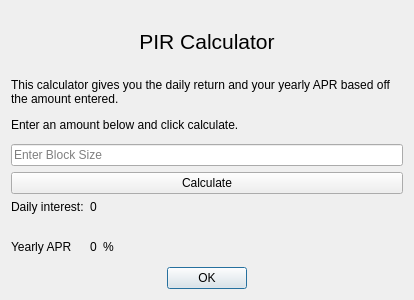
<?xml version="1.0" encoding="UTF-8"?>
<ui version="4.0">
 <class>calcDialog</class>
 <widget class="QDialog" name="calcDialog">
  <property name="geometry">
   <rect>
    <x>0</x>
    <y>0</y>
    <width>414</width>
    <height>300</height>
   </rect>
  </property>
  <property name="windowTitle">
   <string>PIR Calculator</string>
  </property>
  <property name="modal">
   <bool>true</bool>
  </property>
  <layout class="QGridLayout" name="gridLayout_5">
   <item row="3" column="0">
    <layout class="QGridLayout" name="gridLayout_4">
     <item row="0" column="0">
      <layout class="QGridLayout" name="gridLayout_2">
       <item row="1" column="0">
        <widget class="QLabel" name="label_3">
         <property name="text">
          <string>&lt;html&gt;&lt;head/&gt;&lt;body&gt;&lt;p&gt;&lt;span&gt;Yearly APR&lt;/span&gt;&lt;/p&gt;&lt;/body&gt;&lt;/html&gt;</string>
         </property>
        </widget>
       </item>
       <item row="0" column="0">
        <widget class="QLabel" name="dayLabel">
         <property name="lineWidth">
          <number>1</number>
         </property>
         <property name="text">
          <string>&lt;html&gt;&lt;head/&gt;&lt;body&gt;&lt;p&gt;&lt;span&gt;Daily interest:&lt;/span&gt;&lt;/p&gt;&lt;/body&gt;&lt;/html&gt;</string>
         </property>
         <property name="textFormat">
          <enum>Qt::AutoText</enum>
         </property>
         <property name="alignment">
          <set>Qt::AlignLeading|Qt::AlignLeft|Qt::AlignTop</set>
         </property>
         <property name="wordWrap">
          <bool>true</bool>
         </property>
        </widget>
       </item>
      </layout>
     </item>
     <item row="0" column="1">
      <layout class="QGridLayout" name="gridLayout_3">
       <item row="0" column="0">
        <widget class="QLabel" name="dayResult">
         <property name="lineWidth">
          <number>1</number>
         </property>
         <property name="text">
          <string>&lt;html&gt;&lt;head/&gt;&lt;body&gt;&lt;p&gt;&lt;span&gt;0&lt;/span&gt;&lt;/p&gt;&lt;/body&gt;&lt;/html&gt;</string>
         </property>
         <property name="alignment">
          <set>Qt::AlignLeading|Qt::AlignLeft|Qt::AlignTop</set>
         </property>
         <property name="wordWrap">
          <bool>true</bool>
         </property>
        </widget>
       </item>
       <item row="1" column="0">
        <widget class="QLabel" name="yearlyAPR">
         <property name="text">
          <string>&lt;html&gt;&lt;head/&gt;&lt;body&gt;&lt;p&gt;&lt;span&gt;0&lt;/span&gt;&lt;/p&gt;&lt;/body&gt;&lt;/html&gt;</string>
         </property>
        </widget>
       </item>
       <item row="1" column="1">
        <widget class="QLabel" name="label_5">
         <property name="text">
          <string>&lt;html&gt;&lt;head/&gt;&lt;body&gt;&lt;p&gt;&lt;span&gt;%&lt;/span&gt;&lt;/p&gt;&lt;/body&gt;&lt;/html&gt;</string>
         </property>
        </widget>
       </item>
      </layout>
     </item>
     <item row="0" column="2">
      <spacer name="horizontalSpacer">
       <property name="orientation">
        <enum>Qt::Horizontal</enum>
       </property>
       <property name="sizeHint" stdset="0">
        <size>
         <width>40</width>
         <height>20</height>
        </size>
       </property>
      </spacer>
     </item>
    </layout>
   </item>
   <item row="2" column="0">
    <layout class="QGridLayout" name="gridLayout">
     <item row="0" column="0">
      <widget class="QLineEdit" name="blockSizeEdit">
       <property name="placeholderText">
        <string>Enter Block Size</string>
       </property>
      </widget>
     </item>
     <item row="1" column="0">
      <widget class="QPushButton" name="pushButton">
       <property name="focusPolicy">
        <enum>Qt::ClickFocus</enum>
       </property>
       <property name="contextMenuPolicy">
        <enum>Qt::DefaultContextMenu</enum>
       </property>
       <property name="text">
        <string>Calculate</string>
       </property>
      </widget>
     </item>
    </layout>
   </item>
   <item row="1" column="0">
    <widget class="QLabel" name="label_2">
     <property name="lineWidth">
      <number>1</number>
     </property>
     <property name="text">
      <string>&lt;html&gt;&lt;head/&gt;&lt;body&gt;&lt;p&gt;&lt;span&gt;This calculator gives you the daily return and your yearly APR based off the amount entered.&lt;/span&gt;&lt;/p&gt;&lt;p&gt;&lt;span&gt;Enter an amount below and click calculate.&lt;/span&gt;&lt;/p&gt;&lt;/body&gt;&lt;/html&gt;</string>
     </property>
     <property name="alignment">
      <set>Qt::AlignLeading|Qt::AlignLeft|Qt::AlignTop</set>
     </property>
     <property name="wordWrap">
      <bool>true</bool>
     </property>
    </widget>
   </item>
   <item row="4" column="0">
    <widget class="QDialogButtonBox" name="buttonBox">
     <property name="focusPolicy">
      <enum>Qt::NoFocus</enum>
     </property>
     <property name="orientation">
      <enum>Qt::Horizontal</enum>
     </property>
     <property name="standardButtons">
      <set>QDialogButtonBox::Ok</set>
     </property>
     <property name="centerButtons">
      <bool>true</bool>
     </property>
    </widget>
   </item>
   <item row="0" column="0">
    <widget class="QLabel" name="label">
     <property name="font">
      <font>
       <pointsize>16</pointsize>
      </font>
     </property>
     <property name="text">
      <string>PIR Calculator</string>
     </property>
     <property name="scaledContents">
      <bool>false</bool>
     </property>
     <property name="alignment">
      <set>Qt::AlignCenter</set>
     </property>
    </widget>
   </item>
  </layout>
 </widget>
 <resources/>
 <connections>
  <connection>
   <sender>buttonBox</sender>
   <signal>accepted()</signal>
   <receiver>calcDialog</receiver>
   <slot>accept()</slot>
   <hints>
    <hint type="sourcelabel">
     <x>248</x>
     <y>254</y>
    </hint>
    <hint type="destinationlabel">
     <x>157</x>
     <y>274</y>
    </hint>
   </hints>
  </connection>
  <connection>
   <sender>buttonBox</sender>
   <signal>rejected()</signal>
   <receiver>calcDialog</receiver>
   <slot>reject()</slot>
   <hints>
    <hint type="sourcelabel">
     <x>316</x>
     <y>260</y>
    </hint>
    <hint type="destinationlabel">
     <x>286</x>
     <y>274</y>
    </hint>
   </hints>
  </connection>
 </connections>
</ui>
